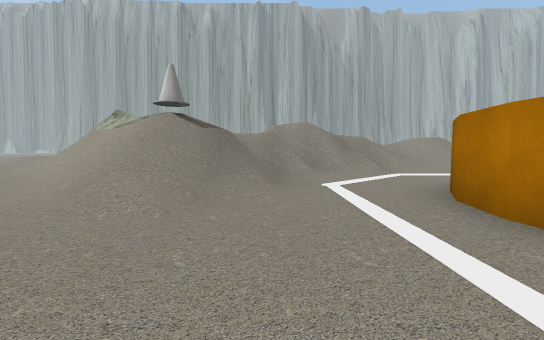
View 1 (above)

23 first-person views from a walk through a 3-D level made in the Unity game engine. The camera is 1.2 m above the floor, tilts 4° down and sees 85° across. The floor is counted in squares, 2 m on a side. Each view is taken from the middle of a square. On the plan, view 1 faces up. The plan holds only what a view shows up to about 9 squares ahead; the rest is blank. The place goes on beyond the plan. Some surface patterns are stand-ins.

View 2
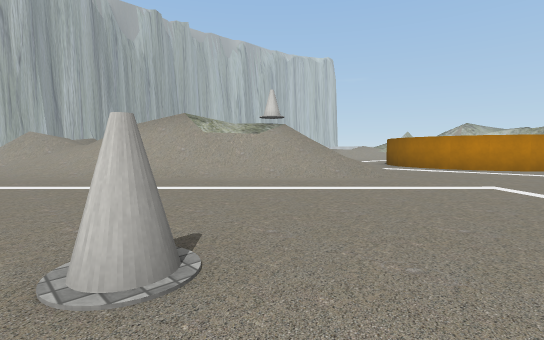

View 3
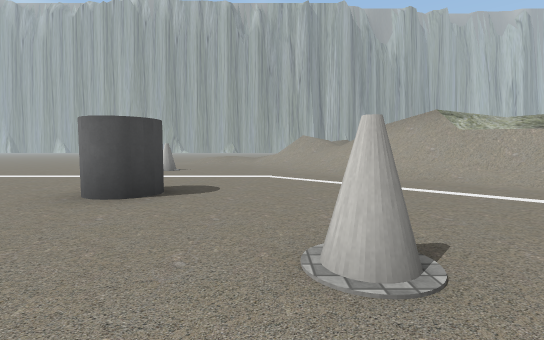

View 4
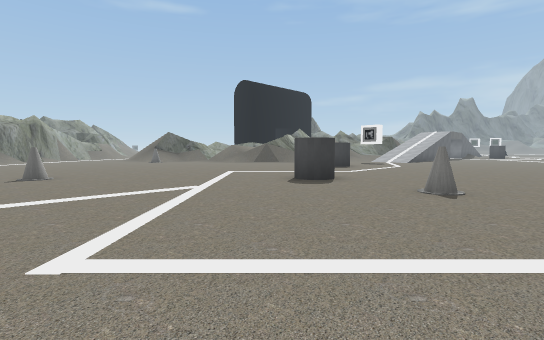

View 5
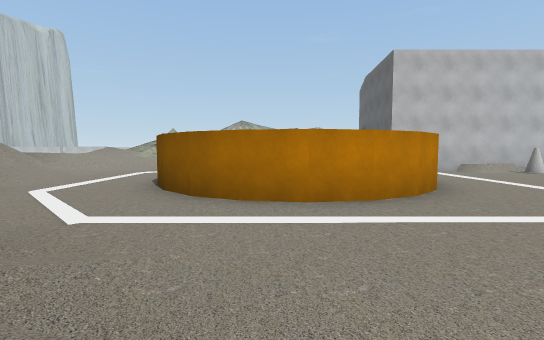

View 6
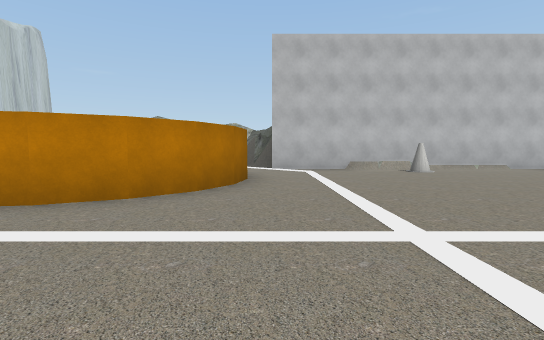

View 7
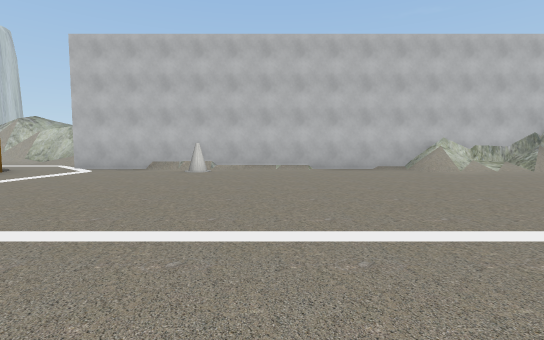

View 8
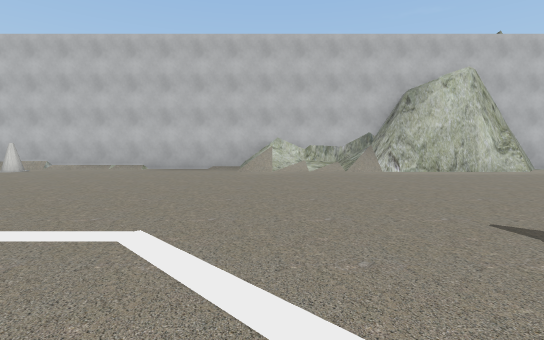

View 9
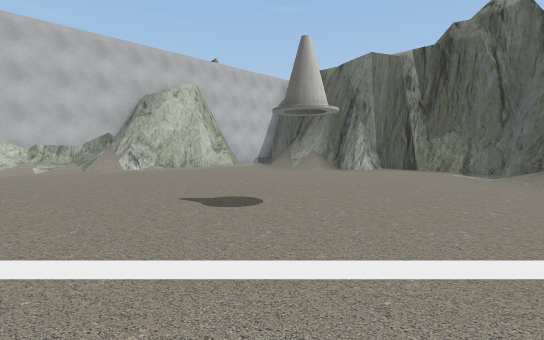

View 10
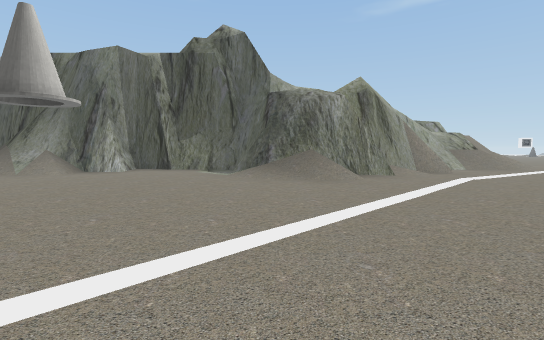

View 11
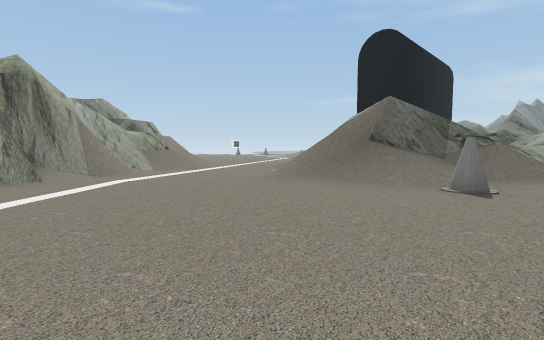

View 12
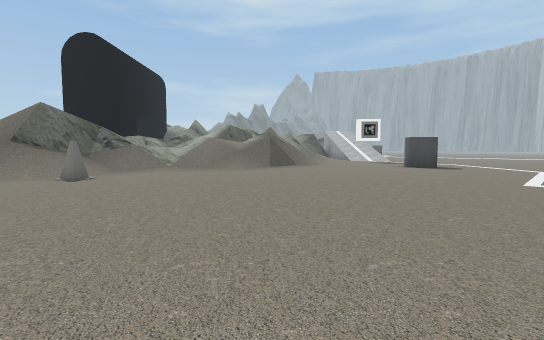

View 13
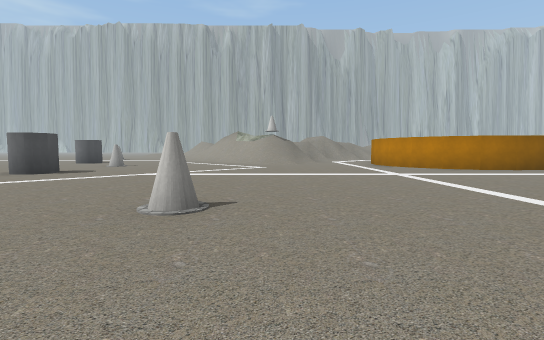

View 14
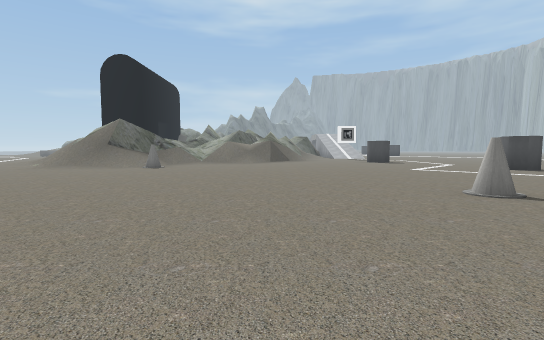

View 15
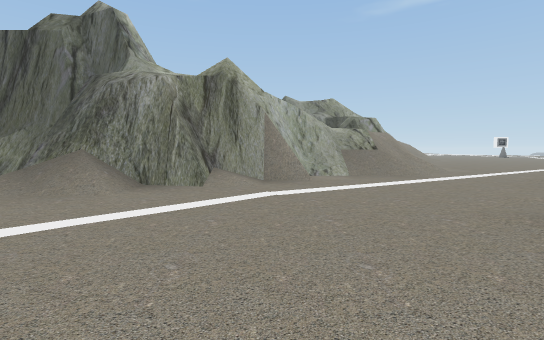

View 16
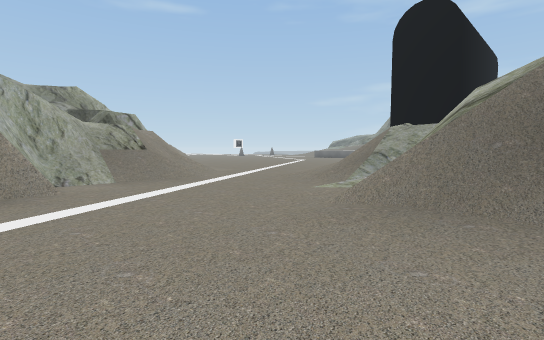

View 17
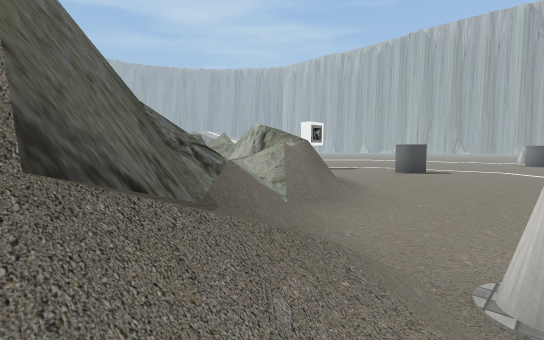

View 18
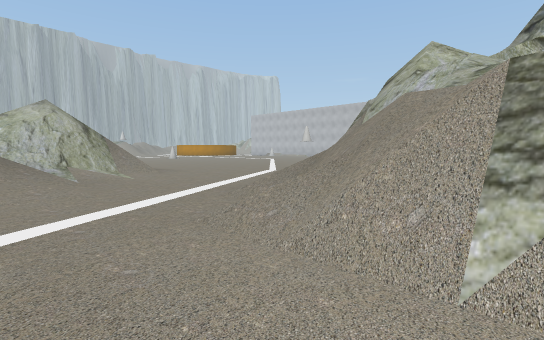

View 19
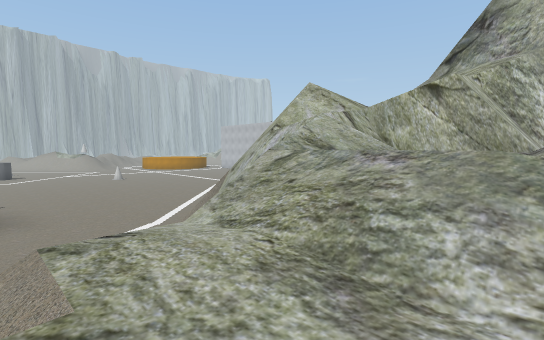

View 20
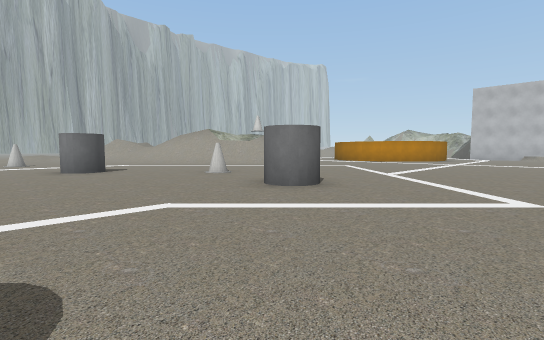

View 21
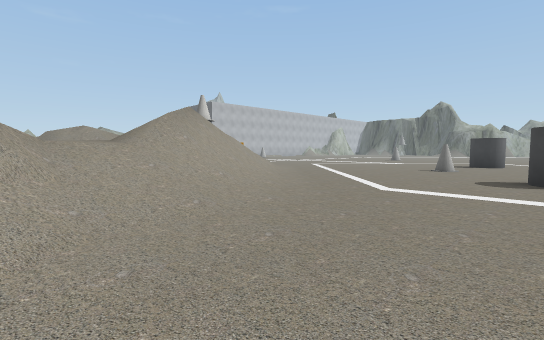

View 22
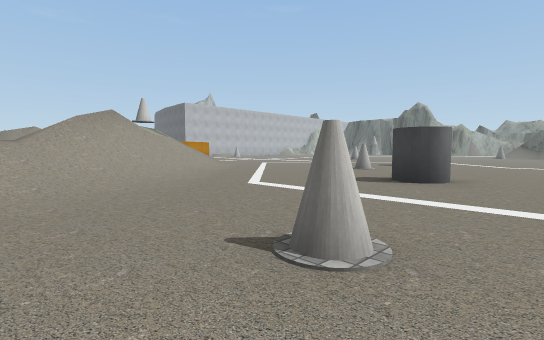

View 23
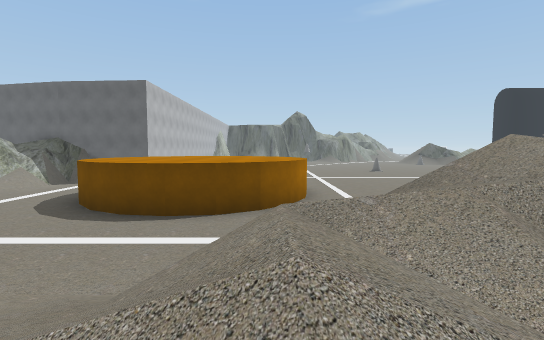

### Floor plan
Key: @ floor where view 1 was taken; # wall or solid block; . main floor; : floor 2.5 m higher than the main floor; / step, stairs or slope; = window, fence, low wall or low ledge; v drop or lower ground; C cone; O other object.
Columns run from 12 left of view 1 to 11 right of it. Each row starts with its distance up from view 1.
 11   ../=/        /
 10 .....///     ///////
  9 .C...///    ////////
  8 .....///=   ////....
  7 ......//// ///......
  6 ......./=/C//........
  5 ......../////..#####..
  4 ..O......////..#   #...
  3 ..........//..##     ...
  2 .....C........##     ../
  1 ...............#
  0 ............@..#####.
 -1 ....O...............#
 -2 ....O...............#
 -3 ....................#
 -4 ....................#
 -5 ...................C#
 -6 .........C..........#
 -7 ....................#
 -8 ....................#
 -9 ....................#
-10 /...................#
-11 /................../#
-12 /................../#
-13 ///C.............../#
-14 /#=/.............../#
-15 v##/...............##
-16  ==/...............##
-17 =/=/...............#
-18 //......///........#
-19 //.....####/...///.##
-20 ...../######..###=
-21 ...///##   #######=
-22 ..///###
-23 ../////##
-24 ..#:////##
-25    /// /=#

Positions as (right, up) in squares from view 1, and headings:
1: (0, 0), facing up
2: (-8, 0), facing up-right
3: (-8, 0), facing up
4: (-2, 3), facing down-left
5: (-2, 3), facing right
6: (-1, -1), facing right
7: (-1, -7), facing right
8: (-1, -12), facing right
9: (-2, -12), facing down-right
10: (-2, -12), facing down
11: (-4, -12), facing down-left
12: (-3, -9), facing left
13: (-2, -9), facing up
14: (1, -9), facing left
15: (-6, -14), facing down
16: (-6, -15), facing down-left
17: (-9, -15), facing up-left
18: (-12, -24), facing up-right
19: (-9, -25), facing up-right
20: (-12, -5), facing up-right
21: (-10, 11), facing down-right
22: (-12, 10), facing down-right
23: (3, 11), facing down
